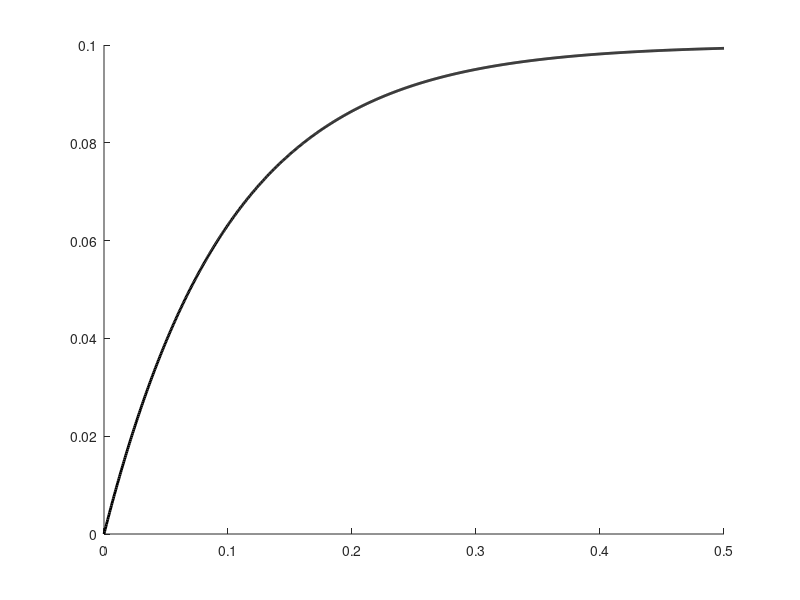

MATLAB code for this plot: (Note: this script raises an error after producing the figure.)
%% Effect of Sampling Time on Backward Euler Accuracy

clearvars;
clc;
close all;

%% Parameters
m = 10;
b = 100;
F0 = 10;

tau = m/b;
v_ss = F0/b;

% Sampling periods to compare
Ts_values = [0.002, 0.01, 0.02, 0.05];

figure;
hold on;

% Continuous-time reference
t_ref = linspace(0, 0.5, 1000)';
v_ref = v_ss*(1-exp(-t_ref/tau));

plot(t_ref, v_ref, 'k-', 'LineWidth', 2, ...
    'DisplayName', 'Continuous');

%% Compare different sampling periods

for Ts = Ts_values

    t = (0:Ts:0.5)';
    N = length(t);

    v_BE = zeros(N,1);
    x_BE = zeros(N,1);

    for k = 2:N

        [x_BE(k), v_BE(k)] = ...
            admittance_1d_backward_euler( ...
            x_BE(k-1), v_BE(k-1), F0, m, b, Ts);

    end

    % Exact reference at the same sample times
    v_cont = v_ss*(1-exp(-t/tau));

    % Maximum velocity error
    max_error = max(abs(v_BE-v_cont));

    fprintf('Ts = %.0f ms | Error = %.3f %%\n', ...
        Ts*1000, max_error/v_ss*100);

    plot(t, v_BE, 'o-', ...
        'DisplayName', sprintf('Ts = %.0f ms', Ts*1000));

end

xlabel('Time [s]');
ylabel('Velocity [m/s]');
title('Effect of Sampling Time on Backward Euler');

legend('Location', 'southeast');
grid on;
